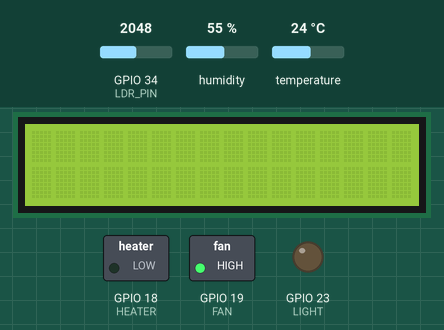
This sketch was run on a simulated ESP32. Parts: 16×2 character LCD, switched loads named in the sketch (green lamp = pin HIGH), output pins drawn as LEDs (lit = HIGH). The test bench sets the inputs (shaded band); at power-on: GPIO 34 (LDR_PIN) = 2048, temperature 24 °C, humidity 55 %.

Above: at 1.2 s.
1.3 s: GPIO 34 (LDR_PIN) set to 1851
At 6.6 s:
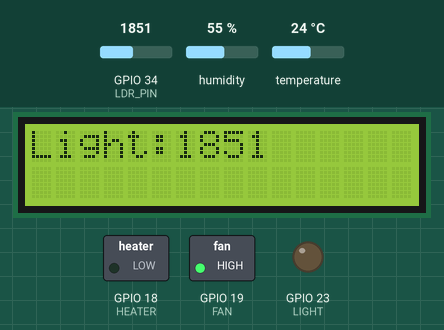
7.3 s: GPIO 34 (LDR_PIN) set to 1732
At 10.2 s:
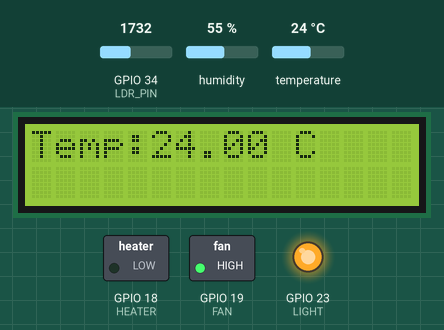
13.3 s: temperature set to 22.8 °C
At 18.3 s:
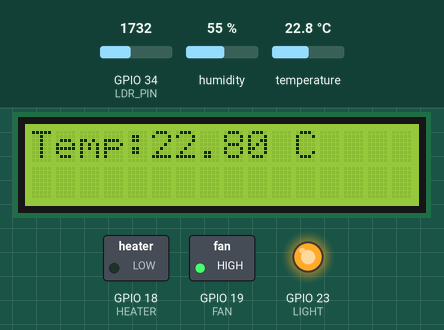
19.3 s: temperature set to 21.4 °C
At 22.0 s:
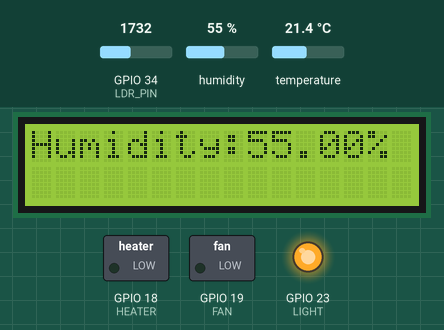
25.3 s: temperature set to 18.7 °C
At 27.7 s:
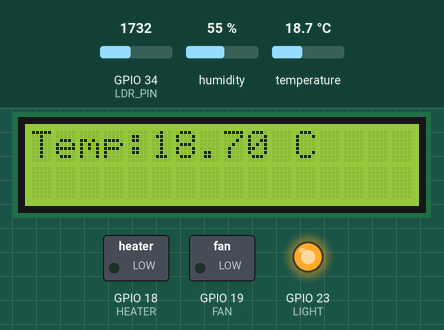
31.3 s: temperature set to 17.5 °C
At 33.5 s:
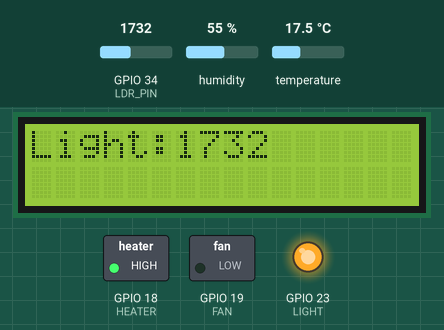
Timing chart, 0 to 35.0 s (numbered marks = the images above; inputs shaded):
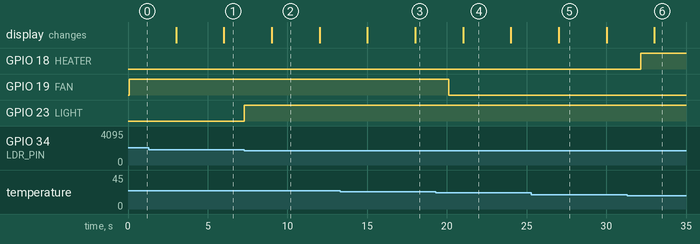

Measured:
- the behaviour switches between 1800 and 1799 on GPIO 34 (LDR_PIN) (found by bisection; images 1 and 2)
- the behaviour switches between 22.1 and 22 °C on temperature (found by bisection; images 3 and 4)
- the behaviour switches between 18 and 17.9 °C on temperature (found by bisection; images 5 and 6)
- after the input at 7.3 s, GPIO 23 (LIGHT): LOW → HIGH at once
- after the input at 19.3 s, GPIO 19 (FAN): HIGH → LOW after 0.83 s
- after the input at 31.3 s, GPIO 18 (HEATER): LOW → HIGH after 0.86 s
- what the display in image 2 shows lasts 3.0 s, from 9.0 s to 12.0 s

The sketch:

Greenhouse.ino
```cpp
/*
   Question 45 - Smart Greenhouse Controller
   Summer School Assignment
*/

#include <Wire.h>
#include <LiquidCrystal_I2C.h>
#include <DHT.h>

#define DHTPIN 4
#define DHTTYPE DHT22

#define LDR_PIN 34

#define HEATER 18
#define FAN 19
#define LIGHT 23

LiquidCrystal_I2C lcd(0x27,16,2);
DHT dht(DHTPIN,DHTTYPE);

unsigned long previousMillis = 0;
int screen = 0;

void setup() {

  Serial.begin(115200);

  dht.begin();

  lcd.init();
  lcd.backlight();

  pinMode(HEATER,OUTPUT);
  pinMode(FAN,OUTPUT);
  pinMode(LIGHT,OUTPUT);

}

void loop() {

  float temp = dht.readTemperature();
  float hum = dht.readHumidity();

  int lightValue = analogRead(LDR_PIN);

  // Heater control
  if(temp < 18){

    digitalWrite(HEATER,HIGH);

  }

  else{

    digitalWrite(HEATER,LOW);

  }

  // Fan control
  if(temp > 22){

    digitalWrite(FAN,HIGH);

  }

  else{

    digitalWrite(FAN,LOW);

  }

  // Grow light control
  if(lightValue < 1800){

    digitalWrite(LIGHT,HIGH);

  }

  else{

    digitalWrite(LIGHT,LOW);

  }

  // Change LCD screen every 3 seconds
  if(millis()-previousMillis > 3000){

      previousMillis = millis();

      screen++;

      if(screen>2)
      screen=0;

      lcd.clear();

      if(screen==0){

          lcd.print("Temp:");
          lcd.print(temp);
          lcd.print(" C");

      }

      if(screen==1){

          lcd.print("Humidity:");
          lcd.print(hum);
          lcd.print("%");

      }

      if(screen==2){

          lcd.print("Light:");
          lcd.print(lightValue);

      }

  }

}
```
